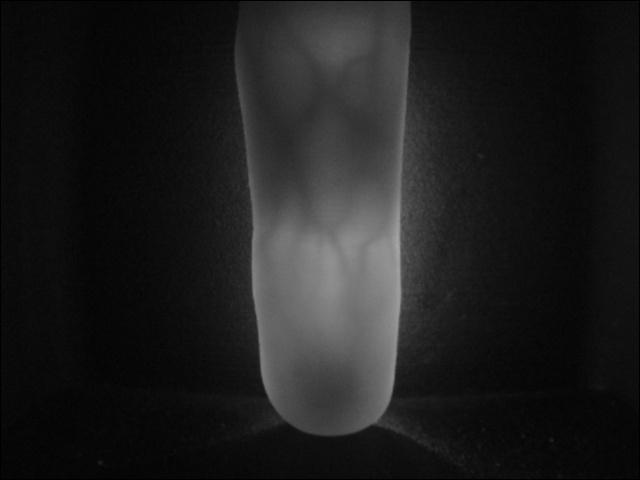
#> input picture ROI/FVUSM/FVUSM_1/FVUSM1_raw_data/001_4/06.jpg, 640 x 480 px
$ python -i ROI_main.py   (imports and definitions only)   (older library calls are emulated)
#> lines starting #> are read from the running program, lines starting #| are printed output that depends on the picture; after the words box and inside, x2 and y2 are one past the last pixel; in counts of white or black regions, pixels touching at a corner belong together
#> further down, picture is the input picture: shape (480, 640, 3); min 0, max 167, mean 29.5
# -*- coding: utf-8 -*-
from skimage.feature import local_binary_pattern
import cv2
import numpy as np
import matplotlib.pyplot as plt
import math
import numpy
import os

import imutils
import argparse
import pywt


# [9 lines left out: function first_filter, not called in this run]

########################
# 边缘检测


def edge_detection(img):
    # img = cv2.imread(file, 0)
    # img = cv2.imread("01.jpg", 0)
    x = cv2.Sobel(img, cv2.CV_16S, 1, 0)
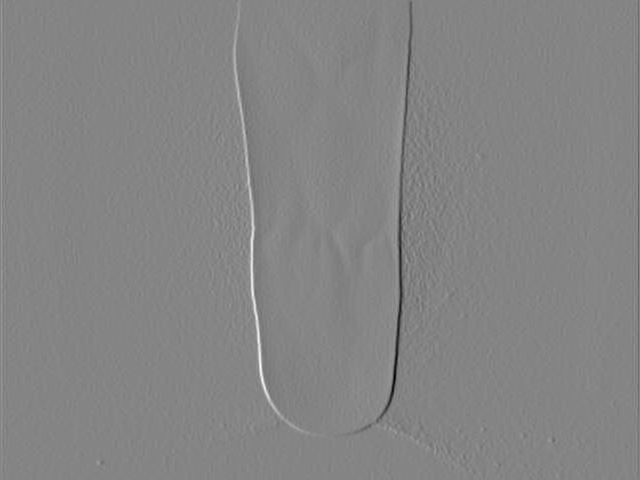
#> x: shape (480, 640, 3) int16; min -335, max 309, mean 0; drawn with min black and max white
    y = cv2.Sobel(img, cv2.CV_16S, 0, 1)
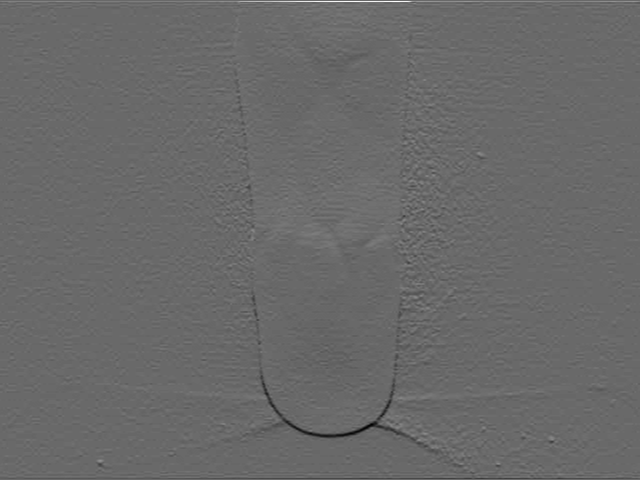
#> y: shape (480, 640, 3) int16; min -159, max 224, mean -0.1; drawn with min black and max white
    absX = cv2.convertScaleAbs(x)  # 转回uint8
    absY = cv2.convertScaleAbs(y)
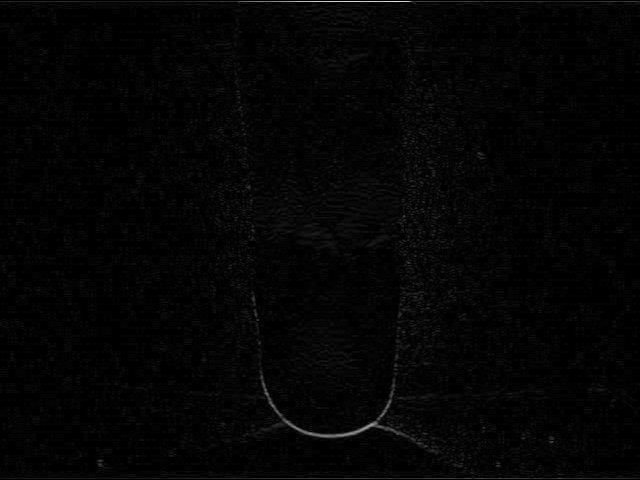
#> absY: shape (480, 640, 3); min 0, max 224, mean 4.4
    img_edge = cv2.addWeighted(absX, 0.5, absY, 0.5, 7)
    # 與原圖相同亮度 所以在做相減時 與原圖相同元素砍掉 只留下邊邊亮的地方 且因為邊邊比原本亮 所以與原圖相減後是呈現最暗
    img_edge = cv2.addWeighted(img, 0.5, img_edge, 0.5, 0)
    # img_edge = cv2.subtract(img, img_edge)
    img_edge = cv2.add(img, img_edge)
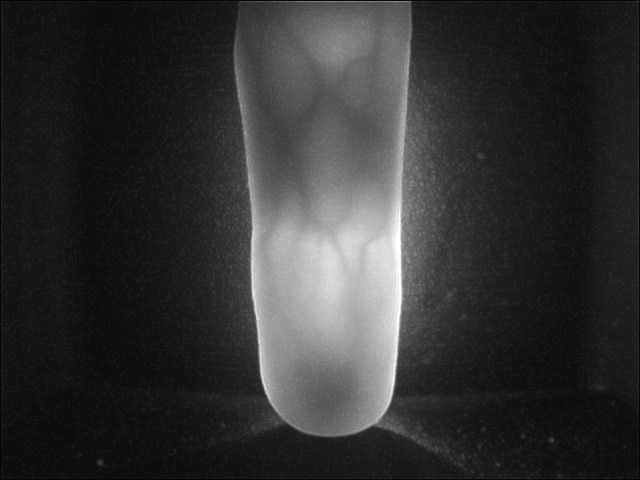
#> img_edge: shape (480, 640, 3); min 4, max 255, mean 50.4
    canny_th3 = cv2.Canny(img_edge, 30, 120)
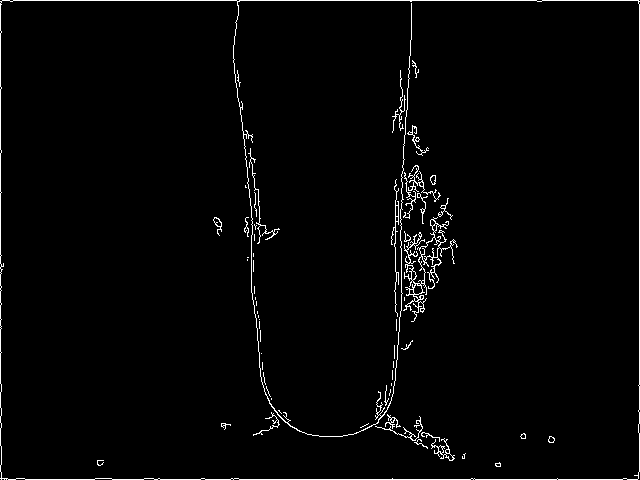
#> canny_th3: shape (480, 640); 2.1% white in thin lines or dots

    # 用哪種閉運算好?
    kernel = cv2.getStructuringElement(cv2.MORPH_ELLIPSE, (3, 3))
    # MORPH_CLOSE = cv2.morphologyEx(canny_th3, cv2.MORPH_CLOSE, kernel)  # 降黑點
    MORPH_CLOSE = cv2.dilate(canny_th3, kernel, iterations=3)
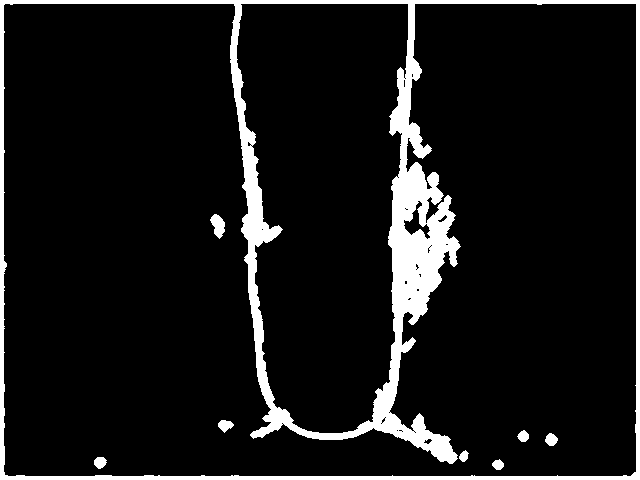
#> MORPH_CLOSE: shape (480, 640); 9.1% white; 8 white regions, largest, box (x1, y1, x2, y2) and area: (0, 0, 640, 480) 27073, (210, 214, 225, 239) 233, (218, 420, 234, 433) 130
    final_edge = cv2.erode(MORPH_CLOSE, kernel, iterations=2)
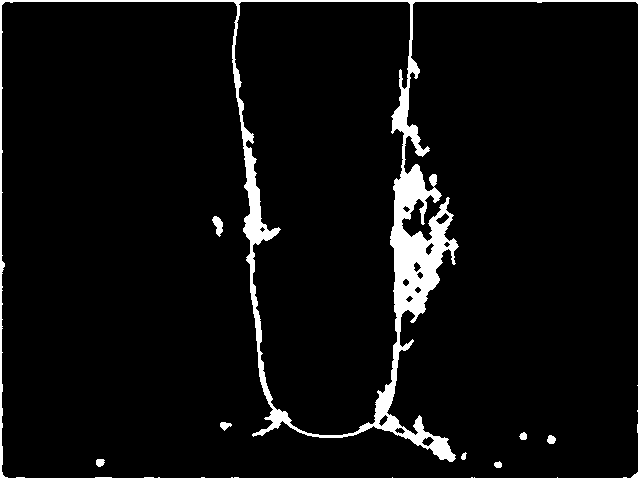
#> final_edge: shape (480, 640); 5.7% white; 8 white regions, largest, box (x1, y1, x2, y2) and area: (0, 0, 640, 480) 17026, (212, 216, 223, 237) 135, (220, 422, 232, 431) 66

    # [15 lines of commented-out code are left out]

    return img, final_edge

############################################
# 像素二值化


# [804 lines left out: functions pixel_polarization, positioning_middle_point, rotated_minWidth, rotation_correction, roi, DWT2_cA and 12 more, not called in this run]

# print(scores_list)


# [38 lines not run here, left out]

>>> import cv2
>>> picture = cv2.imread('FVUSM1_raw_data/001_4/06.jpg')
>>> result = edge_detection(picture)
